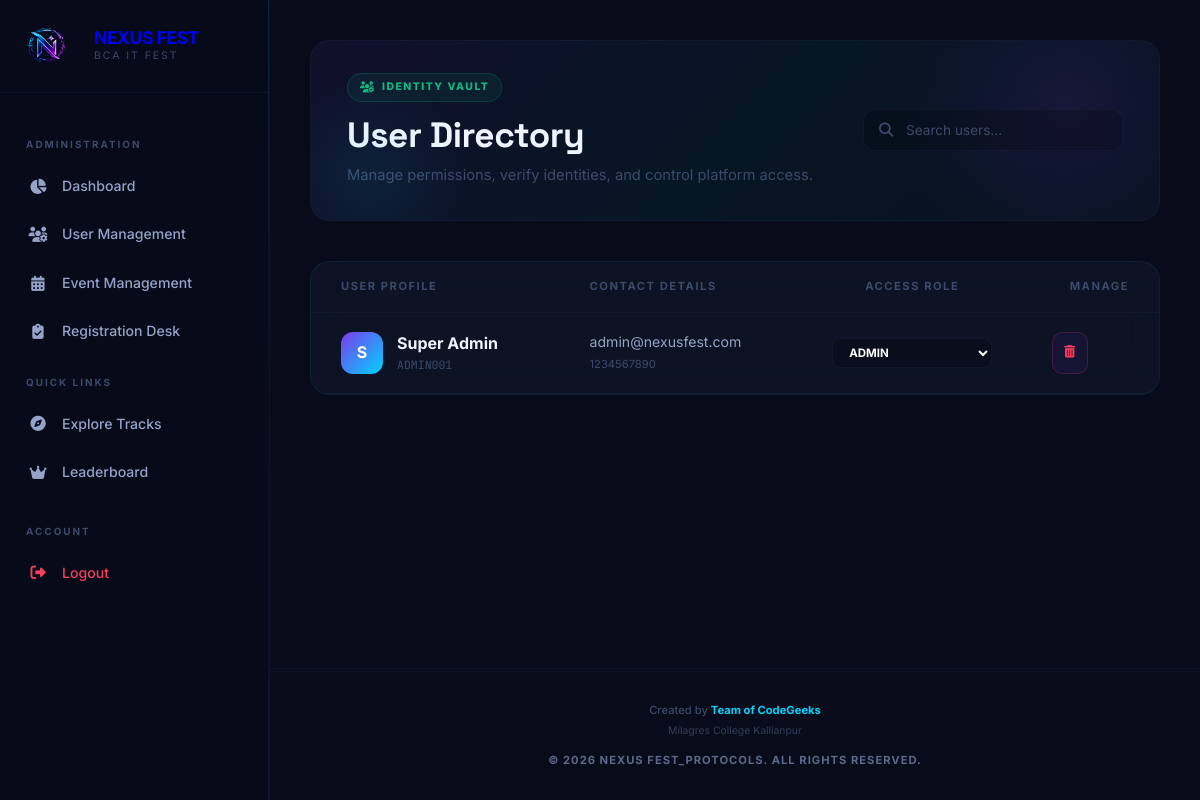
/admin_users.php (signed in), run on the app's committed database.
### tables this page shows
CREATE TABLE IF NOT EXISTS `users` (
  `id` int(11) NOT NULL AUTO_INCREMENT,
  `user_id` varchar(20) NOT NULL,
  `name` varchar(255) NOT NULL,
  `email` varchar(255) NOT NULL,
  `phone` varchar(20) NOT NULL,
  `course` varchar(255) NOT NULL,
  `password` varchar(255) NOT NULL,
  `role` enum('student','coordinator', 'admin') DEFAULT 'student',
  `created_at` timestamp NOT NULL DEFAULT CURRENT_TIMESTAMP,
  PRIMARY KEY (`id`),
  UNIQUE KEY `user_id` (`user_id`),
  UNIQUE KEY `email` (`email`)
);

### admin_users.php (the view, shortened to what this page needs)
<?php
include 'includes/header.php';
$search = $_GET['q'] ?? '';
if ($search) {
    $stmt = $pdo->prepare("SELECT * FROM users WHERE name LIKE ? OR user_id LIKE ? OR email LIKE ? ORDER BY role DESC, created_at DESC");
    $stmt->execute(["%$search%", "%$search%", "%$search%"]);
} else {
    $stmt = $pdo->query("SELECT * FROM users ORDER BY role DESC, created_at DESC");
}
$all_users = $stmt->fetchAll();
?>
<div style="padding: 40px;">
    <div class="dashboard-header" style="margin-bottom: 40px;">
        <div class="header-content">
            <div style="display: inline-flex; align-items: center; gap: 8px; background: rgba(16, 185, 129, 0.08); border: 1px solid rgba(16, 185, 129, 0.2); padding: 5px 12px; border-radius: 50px; margin-bottom: 12px;">
                <i class="fa-solid fa-users-gear" style="font-size: 0.7rem; color: var(--success);"></i>
                <span style="font-size: 0.65rem; font-weight: 800; color: var(--success); text-transform: uppercase; letter-spacing: 1.5px;">Identity Vault</span>
            </div>
            <h1 style="font-family: 'Space Grotesk', sans-serif; font-size: 2.2rem; font-weight: 700; margin: 0;">User Directory</h1>
            <p style="color: var(--text-dim); margin-top: 8px;">Manage permissions, verify identities, and control platform access.</p>
        </div>
        <div class="header-actions" style="display: flex; gap: 15px;">
             <form method="GET" style="position: relative;">
                <input type="text" name="q" value="<?= htmlspecialchars($search) ?>" placeholder="Search users..." style="padding: 12px 18px 12px 42px; background: rgba(0,0,0,0.2); border: 1px solid var(--border); border-radius: 12px; color: white; font-size: 0.85rem; width: 260px;">
                <i class="fa-solid fa-search" style="position: absolute; left: 16px; top: 50%; transform: translateY(-50%); color: var(--text-dim); font-size: 0.9rem;"></i>
             </form>
        </div>
    </div>
    <div class="glass-panel" style="padding: 0; overflow: hidden; border-color: rgba(16, 185, 129, 0.1);">
        <div style="overflow-x: auto;">
            <table style="width: 100%; border-collapse: collapse;">
                <thead>
                    <tr style="border-bottom: 1px solid var(--border);">
                        <th style="padding: 16px 30px; text-align: left; color: var(--text-dim); font-size: 0.7rem; text-transform: uppercase; letter-spacing: 1.5px;">User Profile</th>
                        <th style="padding: 16px 30px; text-align: left; color: var(--text-dim); font-size: 0.7rem; text-transform: uppercase; letter-spacing: 1.5px;">Contact Details</th>
                        <th style="padding: 16px 30px; text-align: center; color: var(--text-dim); font-size: 0.7rem; text-transform: uppercase; letter-spacing: 1.5px;">Access Role</th>
                        <th style="padding: 16px 30px; text-align: right; color: var(--text-dim); font-size: 0.7rem; text-transform: uppercase; letter-spacing: 1.5px;">Manage</th>
                    </tr>
                </thead>
                <tbody>
                    <?php foreach($all_users as $u): ?>
                    <tr style="border-bottom: 1px solid var(--border); transition: 0.2s;" onmouseover="this.style.background='rgba(255,255,255,0.01)'" onmouseout="this.style.background='transparent'">
                        <td style="padding: 18px 30px;">
                            <div style="display: flex; align-items: center; gap: 14px;">
                                <div style="width: 42px; height: 42px; border-radius: 12px; background: <?= $u['role'] == 'admin' ? 'var(--grad-primary)' : ($u['role'] == 'coordinator' ? 'var(--grad-cool)' : 'rgba(255,255,255,0.05)') ?>; display: flex; align-items: center; justify-content: center; font-weight: 700; color: white;">
                                    <?= strtoupper(substr($u['name'], 0, 1)) ?>
                                </div>
                                <div>
                                    <div style="font-weight: 700; color: var(--text-primary);"><?= htmlspecialchars($u['name']) ?></div>
                                    <div style="font-size: 0.72rem; color: var(--text-dim); font-family: 'JetBrains Mono', monospace;"><?= $u['user_id'] ?></div>
                                </div>
                            </div>
                        </td>
                        <td style="padding: 18px 30px;">
                            <div style="font-size: 0.88rem; color: var(--text-secondary);"><?= htmlspecialchars($u['email']) ?></div>
                            <div style="font-size: 0.7rem; color: var(--text-dim); margin-top: 2px;"><?= htmlspecialchars($u['phone']) ?></div>
                        </td>
                        <td style="padding: 18px 30px; text-align: center;">
                            <form method="POST">
                                <select name="role" onchange="this.form.submit()" style="padding: 6px 12px; background: rgba(0,0,0,0.2); border: 1px solid var(--border); color: white; border-radius: 8px; font-size: 0.72rem; font-weight: 700; text-transform: uppercase; cursor: pointer;">
                                    <option value="admin" <?= $u['role'] == 'admin' ? 'selected' : '' ?>>Admin</option>
                                </select>
                            </form>
                        </td>
                        <td style="padding: 18px 30px; text-align: right;">
                            <form method="POST" onsubmit="return confirm('Account termination: <?= htmlspecialchars($u['name']) ?>. Proceed?')" style="display:inline;">
                                <button type="submit" class="btn-coord" style="width: 36px; height: 36px; padding: 0; display: flex; align-items: center; justify-content: center; border-radius: 10px; color: var(--danger); border-color: rgba(244, 63, 94, 0.2);">
                                    <i class="fa-solid fa-trash-can"></i>
                                </button>
                            </form>
                        </td>
                    </tr>
                    <?php endforeach; ?>
                </tbody>
            </table>
        </div>
    </div>
</div>
<?php include 'includes/footer.php'; ?>

### assets/css/styles.css (style rules this page uses)
:root { --accent-1: #00d4ff; --accent-2: #7c3aed; --accent-3: #10b981; --accent-4: #f472b6; --accent-5: #fbbf24; --bg-void: #04060e; --bg-deep: #080c1a; --bg-surface: #0f1629; --bg-elevated: #151d35; --bg-card: rgba(15, 22, 41, 0.75); --bg-glass: rgba(15, 22, 41, 0.45); --text-primary: #f0f4ff; --text-secondary: #94a3c7; --text-muted: #5b6a8a; --text-dim: #3d4a6a; --border: rgba(100, 130, 200, 0.08); --border-bright: rgba(100, 130, 200, 0.18); --border-glow: rgba(0, 212, 255, 0.25); --success: #10b981; --warning: #fbbf24; --danger: #f43f5e; --primary: #7c3aed; --primary-glow: rgba(124, 58, 237, 0.35); --secondary: #00d4ff; --sidebar-width: 270px; --header-height: 66px; --grad-primary: linear-gradient(135deg, #7c3aed, #00d4ff); --grad-warm: linear-gradient(135deg, #f472b6, #7c3aed); --grad-cool: linear-gradient(135deg, #00d4ff, #10b981); --grad-surface: linear-gradient(145deg, rgba(15, 22, 41, 0.9), rgba(8, 12, 26, 0.98)); }
*, *::before, *::after { margin: 0; padding: 0; box-sizing: border-box; }
html { scroll-behavior: smooth; -webkit-tap-highlight-color: transparent; }
body { background-color: var(--bg-void); color: var(--text-primary); font-family: 'Inter', -apple-system, BlinkMacSystemFont, sans-serif; overflow-x: hidden; min-height: 100vh; line-height: 1.6; -webkit-font-smoothing: antialiased; -moz-osx-font-smoothing: grayscale; }
h1, h2, h3, h4 { font-family: 'Space Grotesk', sans-serif; letter-spacing: -0.02em; line-height: 1.2; }
body::before { content: ''; position: fixed; top: -50%; left: -50%; width: 200%; height: 200%; z-index: -1; background-image: radial-gradient(2px 2px at 20% 30%, rgba(0, 212, 255, 0.25), transparent), radial-gradient(2px 2px at 40% 70%, rgba(124, 58, 237, 0.2), transparent), radial-gradient(1.5px 1.5px at 60% 20%, rgba(16, 185, 129, 0.2), transparent), radial-gradient(1.5px 1.5px at 80% 60%, rgba(244, 114, 182, 0.15), transparent), radial-gradient(1px 1px at 30% 55%, rgba(0, 212, 255, 0.15), transparent), radial-gradient(1px 1px at 70% 85%, rgba(124, 58, 237, 0.15), transparent); animation: particleDrift 30s linear infinite; pointer-events: none; }
input, select, textarea { width: 100%; padding: 14px 18px; background: rgba(15, 22, 41, 0.6); border: 1px solid var(--border-bright); color: var(--text-primary); border-radius: 12px; outline: none; font-family: 'Inter', sans-serif; font-size: 0.95rem; transition: all 0.3s ease; }
input::placeholder, textarea::placeholder { color: var(--text-dim); }
.dashboard-header, .dashboard-header-dash { background: linear-gradient(135deg, rgba(124, 58, 237, 0.08), rgba(0, 212, 255, 0.05), rgba(16, 185, 129, 0.03)); padding: 32px 36px; border-radius: 20px; border: 1px solid var(--border); display: flex; justify-content: space-between; align-items: center; position: relative; overflow: hidden; margin-bottom: 10px; }
.dashboard-header::before { content: ''; position: absolute; top: -60%; right: -10%; width: 350px; height: 350px; background: radial-gradient(circle, rgba(124, 58, 237, 0.12), transparent 70%); border-radius: 50%; pointer-events: none; animation: pulseGlow 5s ease-in-out infinite; }
.dashboard-header::after { content: ''; position: absolute; bottom: -30%; left: -5%; width: 200px; height: 200px; background: radial-gradient(circle, rgba(0, 212, 255, 0.08), transparent 70%); border-radius: 50%; pointer-events: none; }
.dashboard-header h1 { font-family: 'Space Grotesk', sans-serif; font-size: 1.7rem; font-weight: 700; letter-spacing: -0.5px; text-transform: none; margin-bottom: 8px; display: flex; align-items: center; gap: 14px; }
.dashboard-header p { color: var(--text-secondary); font-size: 0.92rem; font-weight: 400; }
.glass-panel, .glass-panel-dash { background: var(--bg-card); -webkit-backdrop-filter: blur(20px); backdrop-filter: blur(20px); border: 1px solid var(--border); border-radius: 20px; transition: all 0.35s ease; }
.btn-coord { background: rgba(124, 58, 237, 0.08); border: 1px solid rgba(124, 58, 237, 0.2); color: var(--accent-2); padding: 8px 18px; border-radius: 10px; font-family: 'Inter', sans-serif; font-size: 0.78rem; font-weight: 700; text-transform: uppercase; letter-spacing: 0.8px; cursor: pointer; transition: all 0.3s ease; display: inline-flex; align-items: center; gap: 6px; white-space: nowrap; text-decoration: none; min-height: 42px; }

### data on the page
users: name "S", name "Super Admin", user "ADMIN001", email "admin@nexusfest.com", phone "1234567890", role "Admin"
